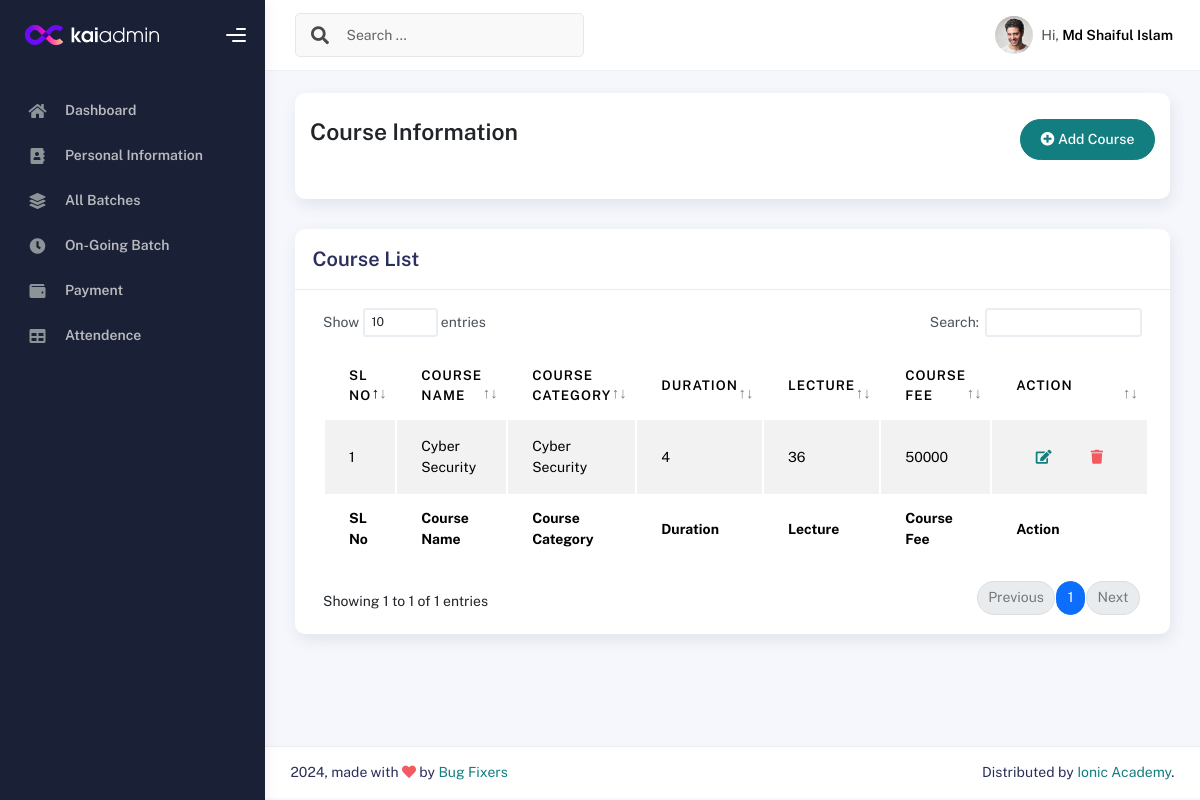
The page /courselist/ (signed in) on the database its author committed.
### IMSapp/models.py (models this page shows, shortened)
class IMSUserModel(AbstractUser):
    USERTYPE=[
        ('Authority','Authority'),
        ('Student','Student'),
        ('Teacher','Teacher'),
        ('Staff','Staff'),
    ]
    UserType=models.CharField(choices=USERTYPE,max_length=100, null=True)

class StudentModel(models.Model):
    Imsuser=models.OneToOneField(IMSUserModel,on_delete=models.CASCADE,related_name='studentinfo',null=True)
    StudentID=models.CharField(max_length=100,null=True)
    StudentName=models.CharField(max_length=100,null=True)
    StudentPhoto=models.ImageField(upload_to='studentPhoto',null=True)
    AdmissionDate=models.DateField(auto_now_add=True,null=True)
    EducationalQualification=models.CharField(max_length=100,null=True)
    LinkedInLink =models.CharField(max_length=150,null=True)
    GithubLink =models.CharField(max_length=150,null=True)
    FacebookLink =models.CharField(max_length=150,null=True)

class CourseInfoModel(models.Model):
    CourseName=models.CharField(max_length=150, null=True)
    Sologan=models.CharField(max_length=100, null=True)
    ShortSummary=models.CharField(max_length=150, null=True)
    CourseCategory=models.ForeignKey(CourseCategoryModel,on_delete=models.SET_NULL,related_name='coursecategory', null=True)
    Lecture=models.IntegerField(null=True)
    CourseDuration=models.IntegerField(null=True)
    WeeklyClass=models.IntegerField(null=True)
    ClassDuration=models.IntegerField(null=True)
    TotalProject=models.IntegerField(null=True)
    CourseOverview=models.TextField(null=True)
    CourseCurrriculum=models.TextField(null=True)
    Software=models.TextField(max_length=200, null=True)
    CourseFor=models.TextField(null=True)
    JobPositions=models.TextField(null=True)
    CourseFee=models.IntegerField(null=True)
    IntroVideo=models.CharField(max_length=200, null=True)
    CourseImage=models.ImageField(upload_to='courseImage', null=True)

class CourseCategoryModel(models.Model):
    CategoryName = models.CharField(max_length=100,null=True)
    def __str__(self):
        return self.CategoryName

### IMSapp/courseviews.py (the view)
# urls.py: path('courselist/',courselist,name="courselist"),
@login_required
def courselist(request):
    coursedata = CourseInfoModel.objects.all()
    context = {
        'coursedata':coursedata
    }
    return render(request,'courses/courselist.html',context)

### IMSapp/templates/courses/courselist.html
{% extends "profilemaster/master.html" %}
{% block content %}
<div class="col-sm-12 col-md-12">
    <div class="card card-stats card-round">
        <div class="card-body">
            <div class="d-flex align-items-left align-items-md-center flex-column flex-md-row pt-2 pb-4">
                <div>
                    <h3 class="fw-bold mb-3">Course Information</h3>
                </div>
                <div class="ms-md-auto py-2 py-md-0">
                    <a href="{% url 'addcourse' %}" class="btn btn-primary btn-round"><i class="fas fa-plus-circle"></i> Add Course</a>
                </div>
            </div>
        </div>
    </div>
</div>
<div class="col-md-12">
    <div class="card">
      <div class="card-header">
        <h4 class="card-title">Course List</h4>
      </div>
      <div class="card-body">
        <div class="table-responsive">
          <table id="basic-datatables" class="display table table-striped table-hover">
            <thead>
              <tr>
                <th>SL No</th>
                <th>Course Name</th>
                <th>Course Category</th>
                <th>Duration</th>
                <th>Lecture</th>
                <th>Course Fee</th>
                <th>Action</th>
              </tr>
            </thead>
            <tfoot>
              <tr>
                <th>SL No</th>
                <th>Course Name</th>
                <th>Course Category</th>
                <th>Duration</th>
                <th>Lecture</th>
                <th>Course Fee</th>
                <th>Action</th>
              </tr>
            </tfoot>
            <tbody>
              {% for i in coursedata %}
                <tr>
                  <td>{{forloop.counter}}</td>
                  <td>{{i.CourseName}}</td>
                  <td>{{i.CourseCategory}}</td>
                  <td>{{i.CourseDuration}}</td>
                  <td>{{i.Lecture}}</td>
                  <td>{{i.CourseFee}}</td>
                  <td>
                    <div class="form-button-action">
                      <a href="{% url 'editcourse' i.id %}" class="btn btn-link btn-primary btn-md">
                        <i class="fa fa-edit"></i>
                      </a>
                      <a href="{% url 'deletecourse' i.id %}" class="btn btn-link btn-danger btn-md">
                        <i class="fa fa-trash"></i>
                      </a>
                    </div>
                  </td>
                </tr>
              {% endfor %}
            </tbody>
          </table>
        </div>
      </div>
    </div>
  </div>
{% endblock content %}

### IMSapp/templates/profilemaster/header.html (shortened to what this page needs)
{% load static %}
<div class="main-header">
    <nav class="navbar navbar-header navbar-header-transparent navbar-expand-lg border-bottom">
      <div class="container-fluid">
        <nav class="navbar navbar-header-left navbar-expand-lg navbar-form nav-search p-0 d-none d-lg-flex">
          <div class="input-group">
            <div class="input-group-prepend">
              <button type="submit" class="btn btn-search pe-1">
                <i class="fa fa-search search-icon"></i>
              </button>
            </div>
            <input type="text" placeholder="Search ..." class="form-control" />
          </div>
        </nav>
        <ul class="navbar-nav topbar-nav ms-md-auto align-items-center">
          <li class="nav-item topbar-user dropdown hidden-caret">
            <a class="dropdown-toggle profile-pic" data-bs-toggle="dropdown" href="#" aria-expanded="false">
              <div class="avatar-sm">
                <img src="{% static 'profileassets/img/profile.jpg' %}" alt="..." class="avatar-img rounded-circle" />
              </div>
              <span class="profile-username">
                <span class="op-7">Hi,</span>
                <span class="fw-bold">{{user.studentinfo.StudentName}}</span>
              </span>
            </a>
          </li>
        </ul>
      </div>
    </nav>
  </div>

### rows shown on the page
IMSUserModel: studentinfo.StudentName "Md Shaiful Islam"
CourseInfoModel: CourseName "Cyber Security", CourseCategory "Cyber Security", CourseDuration "4", Lecture "36", CourseFee "50000"
